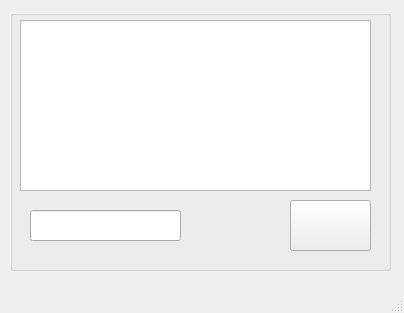
<?xml version="1.0" encoding="UTF-8"?>
<ui version="4.0">
 <class>InterviewInvitation</class>
 <widget class="QMainWindow" name="InterviewInvitation">
  <property name="geometry">
   <rect>
    <x>0</x>
    <y>0</y>
    <width>404</width>
    <height>313</height>
   </rect>
  </property>
  <property name="windowTitle">
   <string>MainWindow</string>
  </property>
  <widget class="QWidget" name="centralwidget">
   <widget class="QGroupBox" name="groupBox">
    <property name="geometry">
     <rect>
      <x>10</x>
      <y>10</y>
      <width>381</width>
      <height>261</height>
     </rect>
    </property>
    <property name="title">
     <string/>
    </property>
    <widget class="QTextEdit" name="textEdit">
     <property name="geometry">
      <rect>
       <x>10</x>
       <y>10</y>
       <width>351</width>
       <height>171</height>
      </rect>
     </property>
    </widget>
    <widget class="QPushButton" name="pushButton">
     <property name="geometry">
      <rect>
       <x>280</x>
       <y>190</y>
       <width>81</width>
       <height>51</height>
      </rect>
     </property>
     <property name="text">
      <string/>
     </property>
     <property name="icon">
      <iconset>
       <normalon>:/pngs/pngwing.png</normalon>
      </iconset>
     </property>
     <property name="iconSize">
      <size>
       <width>50</width>
       <height>60</height>
      </size>
     </property>
    </widget>
    <widget class="QLineEdit" name="to_phone">
     <property name="geometry">
      <rect>
       <x>20</x>
       <y>200</y>
       <width>151</width>
       <height>31</height>
      </rect>
     </property>
     <property name="inputMethodHints">
      <set>Qt::ImhDigitsOnly|Qt::ImhFormattedNumbersOnly</set>
     </property>
     <property name="text">
      <string/>
     </property>
    </widget>
    <widget class="QLabel" name="res">
     <property name="geometry">
      <rect>
       <x>20</x>
       <y>240</y>
       <width>171</width>
       <height>16</height>
      </rect>
     </property>
     <property name="text">
      <string/>
     </property>
    </widget>
   </widget>
  </widget>
  <widget class="QMenuBar" name="menubar">
   <property name="geometry">
    <rect>
     <x>0</x>
     <y>0</y>
     <width>404</width>
     <height>21</height>
    </rect>
   </property>
  </widget>
  <widget class="QStatusBar" name="statusbar"/>
 </widget>
 <resources>
  <include location="pngs.qrc"/>
 </resources>
 <connections/>
</ui>
